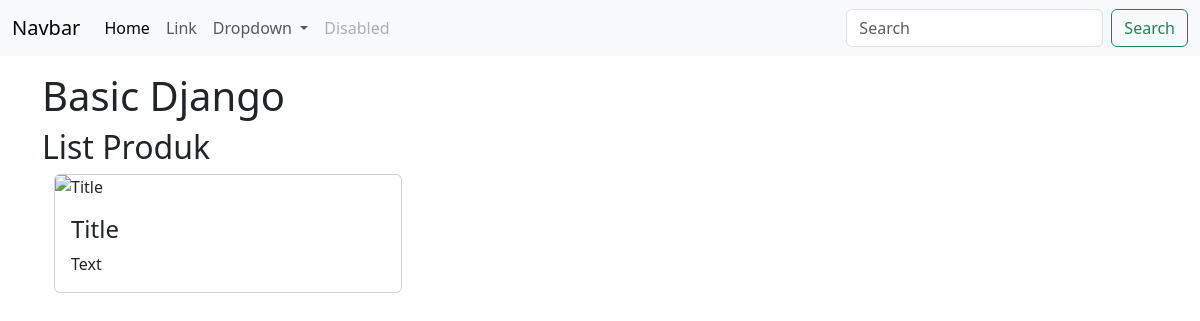
/produk/, run on an earlier commit of the app's database.
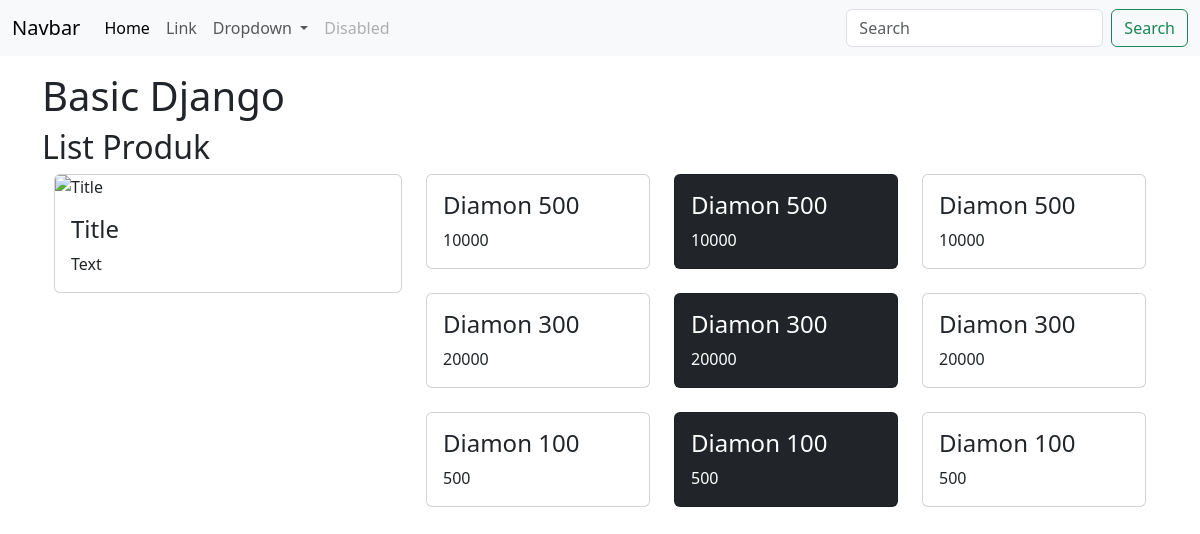
And on a later commit of the database.
### latihanapp/models.py (models this page shows)
class ProdukItem(models.Model):
    nama_produk = models.CharField(max_length=200)
    harga = models.CharField(max_length=100)

### latihanapp/views.py (the view)
# urls.py: path('produk/',views.produk,name="Daftar Produk")
def produk(request):
    items = ProdukItem.objects.all()
    return render(request, 'produk.html', {"produk":items})

### latihanapp/templates/produk.html
{% extends "base.html" %} {% block title %} Produk {% endblock %} {% block content %}
<h2>List Produk</h2>
<div class="container">
  <div class="row">
    <div class="col-md-4">
      <div class="card">
        <img class="card-img-top" src="https://yt3.googleusercontent.com/jd2qb7vNrYceenVj1yhiON6WFZmEf7Lqv1wrUGJF1MqcnQPBjAyBnxk7yN1Xs7zz7a34Q-1jhsw=s900-c-k-c0x00ffffff-no-rj" alt="Title" />
        <div class="card-body">
          <h4 class="card-title">Title</h4>
          <p class="card-text">Text</p>
        </div>
      </div>
    </div>
    <div class="col-md-8">
  <div class="row">
    {% for prd in produk%}
    <div class="col-md-4 mb-4">
      <div class="card">
        <div class="card-body">
          <h4 class="card-title">{{ prd.nama_produk}}</h4>
          <p class="card-text">{{ prd.harga}}</p>
        </div>
      </div>
    </div>
     <div class="col-md-4 mb-4">
      <div class="card bg-dark text-white">
        <div class="card-body">
          <h4 class="card-title">{{ prd.nama_produk}}</h4>
          <p class="card-text">{{ prd.harga}}</p>
        </div>
      </div>
    </div>
     <div class="col-md-4 mb-4">
      <div class="card">
        <div class="card-body">
          <h4 class="card-title">{{ prd.nama_produk}}</h4>
          <p class="card-text">{{ prd.harga}}</p>
        </div>
      </div>
    </div>
    {% endfor %}
  </div>
    </div>
  </div>
</div>
{% endblock %}

What changed in the data, as far as the page shows it:
added ProdukItem: nama_produk "Diamon 500", harga "10000"
added ProdukItem: nama_produk "Diamon 300", harga "20000"
added ProdukItem: nama_produk "Diamon 100", harga "500"
